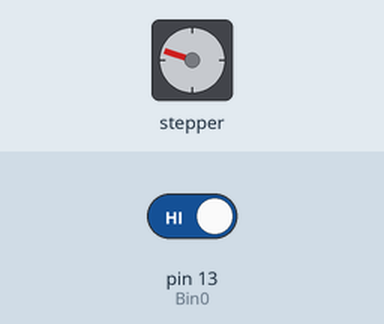
A sketch run on a simulated Arduino Uno, built with avr-gcc and run on an emulated ATmega328P. Shown: stepper motor. The inputs (shaded band) are chosen by the test bench; at power-on: pin 13 (Bin0) HIGH. Stepper angles assume 100 steps per turn.

Above: at 1.2 s.
1.3 s: pin 13 (Bin0) driven LOW
At 1.3 s:
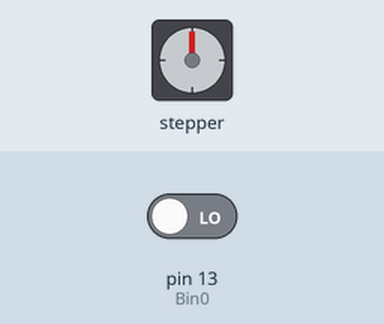
2.8 s: pin 13 (Bin0) driven HIGH
At 2.95 s:
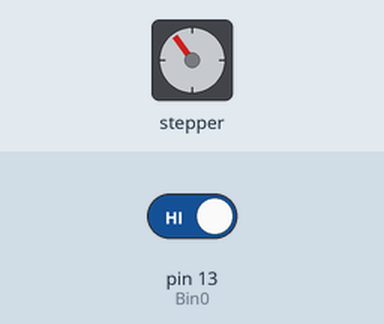
At 3.59 s:
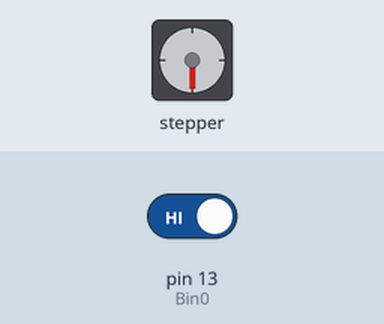
Timing chart, 0 to 11.8 s (numbered marks = the images above; inputs shaded):
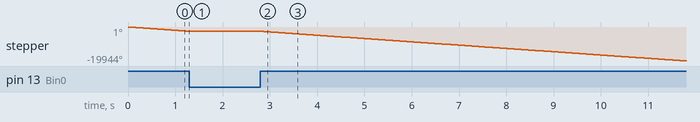

The sketch:

TRAVA_ELETRONICA_ABRE_FECHA.ino
```cpp
#include <Stepper.h>

int   in1 = 8;
int   in2 =  9;
int   in3 = 10;
int   in4 = 11;
int   Bin0 = 13;
bool T= 0x00;


unsigned const int stepsPerRevolution = 100;

Stepper myStepper(stepsPerRevolution, in1, in3, in2, in4);

void setup()
{
  // set the speed at 60 rpm:
  myStepper.setSpeed(325);
  Serial.begin(9600);
  pinMode(Bin0, INPUT);
}

void loop()
{

  bool check=digitalRead(Bin0);
  if(T)
  {
      if(!check)
      {
        myStepper.step(stepsPerRevolution);
      }
      else
      {
        myStepper.step(0);
      }
  }
  else if(!T)
  {
      if(check)
      {
        myStepper.step(-stepsPerRevolution);
      }
      else
      {
        myStepper.step(0);
      }
  }


}
```

Measured:
- after the input at 1.3 s, stepper: stops changing and stays -2520°
- after the input at 2.8 s, stepper: keeps turning counter-clockwise at about 1937°/s, starting at once
- by itself, stepper: keeps turning counter-clockwise at about 1961°/s
